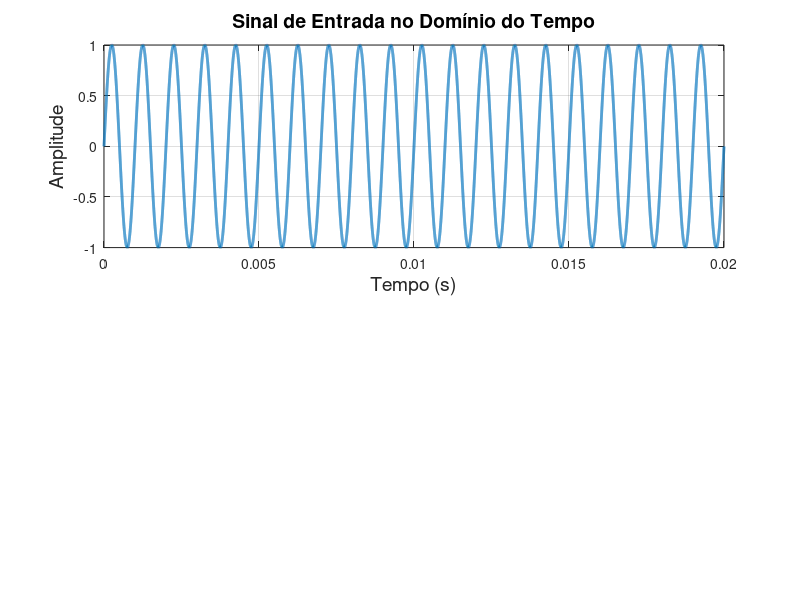

The MATLAB source for this figure: (Note: this script raises an error after producing the figure.)
%%%%%%%%%%%%%%%%%%%%%%%%%%%%%%%%%%%%%%%%%%%%%%%%%%%
% Disciplina: MI-Processamento Digital de Sinais
% Instituição: Uefs
% Período: 2022.2
% Projeto: Amostragem Natural (Gatilhamento)
% Discentes: 
%         - Gabriel Sá 
%         - Marcelo Mota
%         - Alyson Dantas
%         - Lucas Cardoso
%%%%%%%%%%%%%%%%%%%%%%%%%%%%%%%%%%%%%%%%%%%%%%%%%%%
% CASOS DE ANALISE:
% Fn = 1000;
% Caso 01 - Fs = 500 
% Caso 02 - Fs = 700
% Caso 03 - Fs = 900
% Caso 04 - Fs = 1000
% Caso 05 - Fs = 1100
% Caso 06 - Fs = 1300
% Caso 07 - Fs = 1500
% Caso 08 - Fs = 1700
% Caso 09 - Fs = 1900
% Caso 10 - Fs = 2000
% Caso 11 - Fs = 2100
% Caso 12 - Fs = 2300
% Caso 13 - Fs = 2500
% Caso 14 - Fs = 3000
% Caso 15 - Fs = 4000
% Caso 16 - Fs = 5000
%%%%%%%%%%%%%%%%%%%%%%%%%%%%%%%%%%%%%%%%%%%%%%%%%%%
close all; clear all; clc; %pkg load signal;
% Geração de um sinal contínuo no tempo e limitado em frequência;
% Definições no tempo para geração e amostragem do sinal de entrada:
amp      = 1;                 % Amplitude do Sinal;
freq     = 1000;              % Frequência do Sinal = 1kHz;
T        = 1/freq;             % Período do Sinal;
fs       = 3000000;           % Frequência de Amostragem para geração do sinal = 3000kHz = 3 MHz (amostras por segundo);
ts       = 1/fs;              % Período de Amostragem (um período para cada amostra);
stoptime = (20*T) - ts;        % Duração do Sinal em segundos (5 períodos);
t        = 0:ts:stoptime;     % Vetor de tempo;
% Geração de um sinal senoidal;
xt       = amp*sin(2*pi*freq*t);
N        = length(xt);    % Quantidade de amostras do sinal;
%%%%%%%%%%%%%%%%%%%%%%%%%%%%%%%%%%%%%%%%%%%%%%%%%%%
% PLOT DO SINAL ORIGINAL
figure;
subplot(2,1,1);
plot(t,xt, 'LineWidth',2);
grid on;
xlabel ('Tempo (s)' , 'fontsize', 14);
ylabel ("Amplitude", 'fontsize', 14);
title ("Sinal de Entrada no Domínio do Tempo", 'fontsize', 14);
%%%%%%%%%%%%%%%%%%%%%%%%%%%%%%%%%%%%%%%%%%%%%%%%%%
% GERAÇÃO DO TREM DE PULSOS
amp  = 1;
duty = 1; %Lembrar de explicar o que acontece com a sync. 
freq = 2000;
pwm_signal = pulses_generator(t,freq,amp,duty);
%%%%%%%%%%%%%%%%%%%%%%%%%%%%%%%%%%%%%%%%%%%%%%%%%%
% PLOT DO TREM DE PULSOS
subplot(2,1,2);
plot(t,pwm_signal, 'LineWidth',2);
grid on;
xlabel ('Tempo (s)' , 'fontsize', 14);
ylabel ("Amplitude", 'fontsize', 14);
title ("Trem de Pulsos", 'fontsize', 14);
%%%%%%%%%%%%%%%%%%%%%%%%%%%%%%%%%%%%%%%%%%%%%%%%%%%
% MODULAÇÃO DO SINAL DE ENTRADA
xs = xt.*pwm_signal;
%%%%%%%%%%%%%%%%%%%%%%%%%%%%%%%%%%%%%%%%%%%%%%%%%%%%
% CÁLCULO DAS FFTS
[f_Xt,Xt] = my_fft2(t,xt,fs);
[f_PWM,PWM] = my_fft2(t,pwm_signal,fs);
[f_Xs,Xs] = my_fft2(t,xs,fs);
%% %%%%%%%%%%%%%%%%%%%%%%%%%%%%%%%%%%%%%%%%%%%%%%%%%%
% PLOT DA MODULAÇÃO E DA INTERSSEÇÃO DOS SINAIS ORIGINAIS E MODULADOS
% PLOT DA MODULAÇÃO
figure;
subplot(2,1,1)
plot(t,xs, 'LineWidth',2);
grid on;
xlabel ('Tempo (s)' , 'fontsize', 14);
ylabel ("Amplitude", 'fontsize', 14);
title ("Sinal Modulado com PAM", 'fontsize', 14);
%%%%%%%%%%%%%%%%%%%%%%%%%%%%%%%%%%%%%%%
% PLOT DA SOBREPOSIÇÃO DO SINAL ORIGINAL E MODULADO
subplot(2,1,2)
plot(t,xt, '-.', 'LineWidth',1);
hold on
plot(t,xs, '-', 'LineWidth',1);
grid on;
xlabel ('Tempo (s)' , 'fontsize', 14);
ylabel ("Amplitude", 'fontsize', 14);
title ("Sobreposição entre o sinal original e modulado", 'fontsize', 14);
%% %%%%%%%%%%%%%%%%%%%%%%%%%%%%
% PLOT DO ESPECTRO DA ENTRADA, TREM DE PULSOS E SOBREPOSIÇÃO DE ESPECTROS
% PLOT ENTRADA
figure;
subplot(2,2,1)
plot(f_Xt,Xt);
axis([-3000 3000 0 max(Xt)*1.1]);
grid on;
xlabel ('{\it f} (Hertz)' , 'fontsize', 12);
ylabel ('|X({\itf})|', 'fontsize', 12);
title ("Espectro do Sinal da Entrada", 'fontsize', 12);
%%%%%%%%%%%%%%%%%%%%%%%%%%%%%%%%%
% PLOT PWM
subplot(2,2,3)
plot(f_PWM,PWM);
%axis([-3000 3000 0 max(PWM)*1.1]);
grid on;
xlabel ('{\it f} (Hertz)' , 'fontsize', 12);
ylabel ('|X({\itf})|', 'fontsize', 12);
title ("Espectro do Trem de Pulsos", 'fontsize', 12);
%%%%%%%%%%%%%%%%%%%%%%%%%%%%%%%%%%%
% PLOT SOBREPOSIÇÃO DE ESPECTROS
subplot(2,2,[2,4])
stem(f_Xt,Xt,'.');
hold on
plot(f_Xs,Xs);
axis([-3000 3000 0 max(Xs)*1.1]);
xlabel ('{\it f} (Hertz)' , 'fontsize', 12);
ylabel ('|X({\itf})|', 'fontsize', 12);
title ("Sobreposição de espectros", 'fontsize', 12);
legend ('Entrada', 'Saida');
%% %%%%%%%%%%%%%%%%%%%%%%%%%%%%
% CÁLCULO DAS FASES
[fr, ph] = phase(xt,fs);
[fr_Xs, ph_Xs] = phase(xs,fs);
%% %%%%%%%%%%%%%%%%%%%%%%%%%%%
% PLOT DO ESPECTRO DA ENTRADA, TREM DE PULSOS E SOBREPOSIÇÃO DE ESPECTROS
% PLOT ENTRADA
figure;
subplot(2,2,1)
plot(fr,ph);
axis([-1200 1200 -2 2]);
xlabel 'Frequency (Hz)';
ylabel 'Phase / \pi';
title ("Fase do sinal de Entrada", 'fontsize', 12);
%%%%%%%%%%%%%%%%%%%%%%%%%%%%%%%%%
% PLOT PWM
subplot(2,2,3)
plot(fr_Xs,ph_Xs);
axis([-1200 1200 -2 2]);
xlabel 'Frequency (Hz)';
ylabel 'Phase / \pi';
title ("Fase do sinal de Saída", 'fontsize', 12);
%%%%%%%%%%%%%%%%%%%%%%%%%%%%%%%%%%%
% PLOT SOBREPOSIÇÃO DE ESPECTROS
subplot(2,2,[2,4])
plot(fr,ph);
hold on
plot(fr_Xs,ph_Xs);
axis([-2400 2400 -2 2]);
xlabel ('{\it f} (Hertz)' , 'fontsize', 12);
ylabel ('|X({\itf})|', 'fontsize', 12);
title ("Sobreposição das fases", 'fontsize', 12);
legend ('Entrada', 'Saida');
